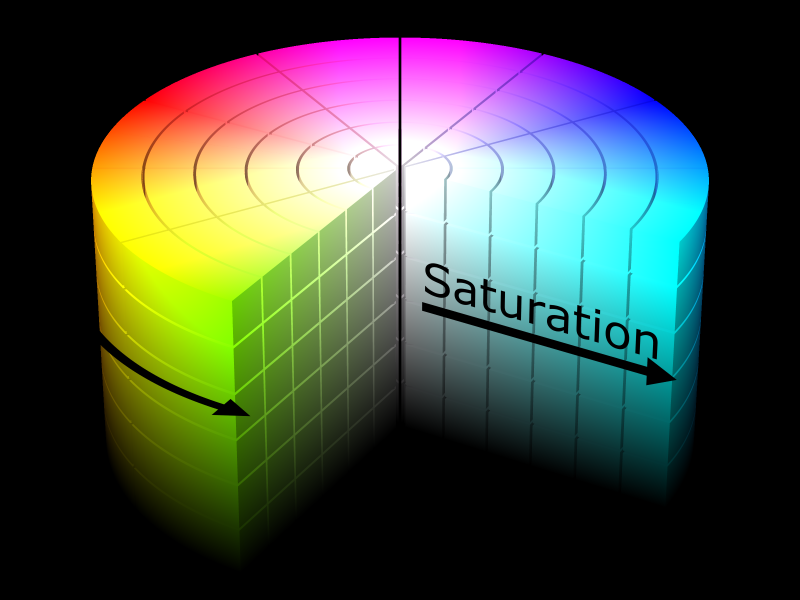
#> input picture HSV Model 1.png, 2400 x 1800 px (shown at 1/3 size)
$ jupyter execute --allow-errors test.ipynb
#> lines starting #> are read from the running program, lines starting #| are printed output that depends on the picture
# Imports

[cell 1]
import cv2 as cv
import shutil
import os
from os import listdir
from os.path import isfile, join
import matplotlib.pyplot as plt
from matplotlib import colors
import numpy as np
import pandas as pd
import time

# Load Image

[cell 2]
# [5 lines left out: function plot, not called in this run]

[cell 3]
img1 = cv.imread('HSV Model 1.png')
#> img1 is the input picture: shape (1800, 2400, 3); mean B, G, R 65, 75.8, 67.3
img2 = cv.imread('HSV Model 2.png')
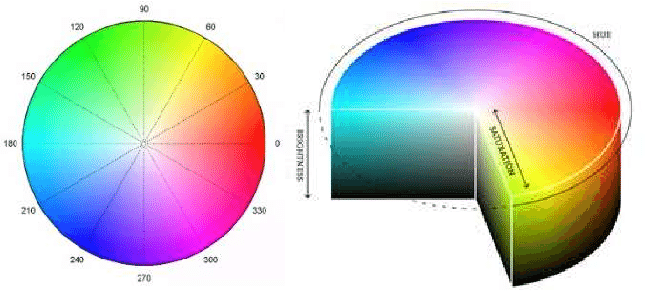
#> input picture HSV Model 2.png, 649 x 291 px
#> img2 is the input picture: shape (291, 649, 3); mean B, G, R 195.2, 193.2, 198.8
img3 = cv.imread('HSV Model 3.jpg')
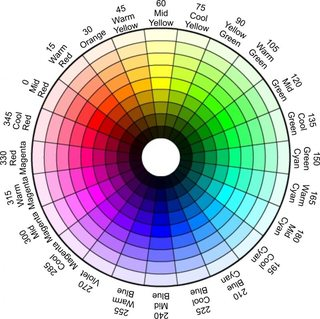
#> input picture HSV model 3.jpg, 320 x 319 px, found by its file name
#> img3 is the input picture: shape (319, 320, 3); mean B, G, R 191.1, 190.6, 190.9
img4 = cv.imread('HSV.tiff')
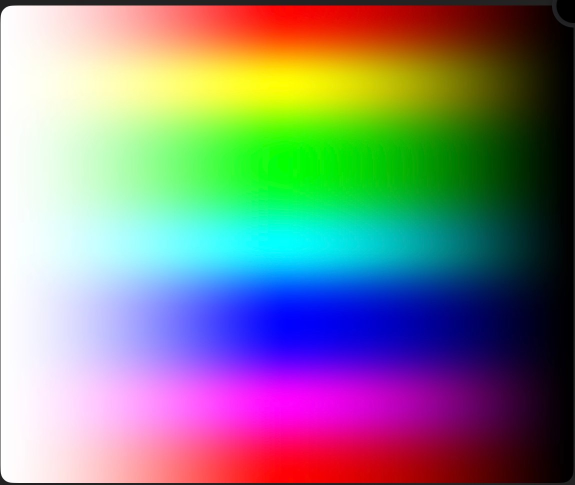
#> input picture HSV.tiff, 1149 x 970 px (shown at 1/2 size)
#> img4 is the input picture: shape (970, 1149, 3); mean B, G, R 131.3, 131.1, 131.3

resized_img1 = cv.resize(img1, (500, 500))
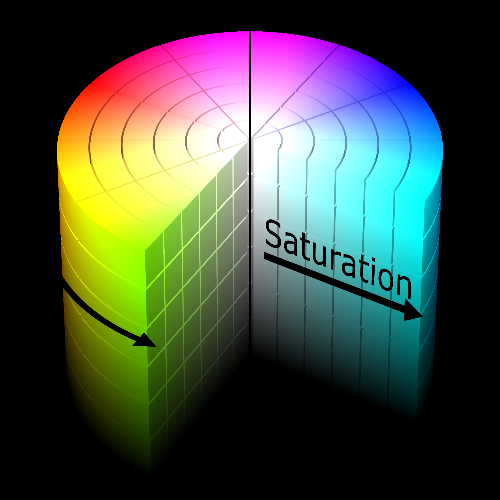
#> resized_img1: shape (500, 500, 3); mean B, G, R 65, 75.8, 67.2
resized_img2 = cv.resize(img2, (500, 500))
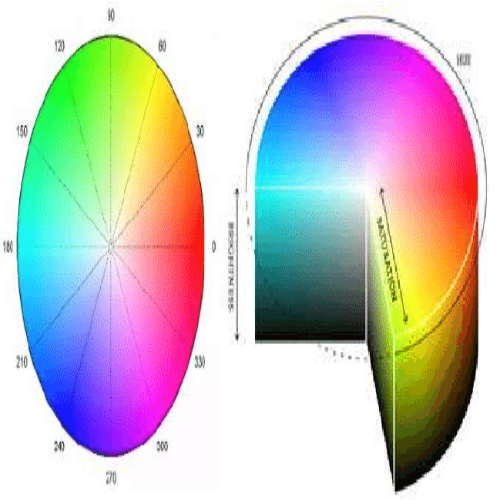
#> resized_img2: shape (500, 500, 3); mean B, G, R 195.2, 193.2, 198.7
resized_img3 = cv.resize(img3, (500, 500))
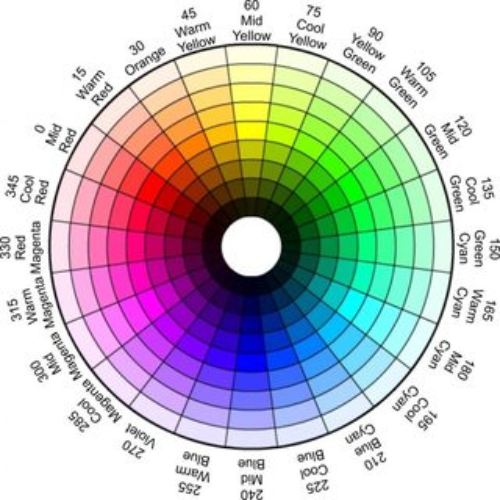
#> resized_img3: shape (500, 500, 3); mean B, G, R 191, 190.5, 190.8

img = np.hstack((resized_img1, resized_img2, resized_img3))
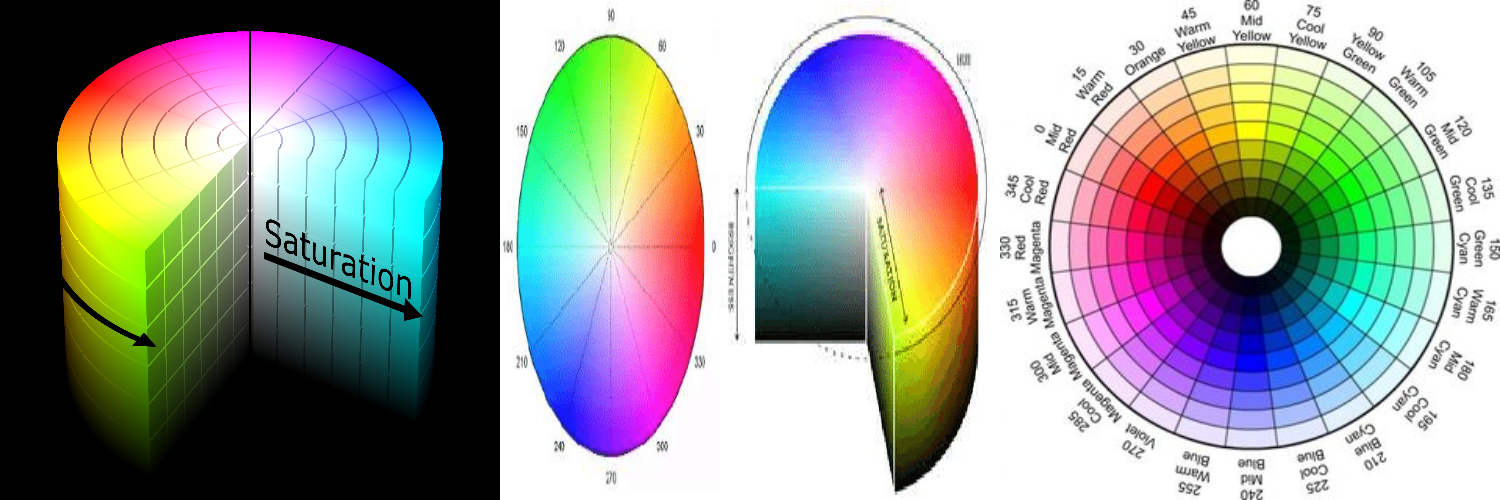
#> img: shape (500, 1500, 3); mean B, G, R 150.4, 153.1, 152.2

yellow_test = cv.imread('yellow_test.png')
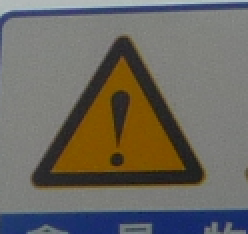
#> input picture yellow_test.png, 124 x 117 px (shown 2 times larger)
#> yellow_test is the input picture: shape (117, 124, 3); mean B, G, R 96.3, 103.8, 107
test_rgb = cv.cvtColor(yellow_test, cv.COLOR_BGR2RGB)

rgb = cv.cvtColor(img, cv.COLOR_BGR2RGB)

[cell 4]
# [18 lines of commented-out code are left out]

[cell 5]
# remove .DS_Store file
mypath = 'tsrd-train'
if os.path.exists(mypath + '/.DS_Store'): os.remove(mypath + '/.DS_Store')

# convert text file to csv file
textFile = 'TsignRecgTrain4170Annotation.txt'
csvFile = 'TSDR_Labels.csv'

header = ['filename', 'width', 'height', 'x1', 'y1', 'x2', 'y2', 'class']
#> (the rest of this cell did not finish here and is left out)

[cell 6]
images = []
#> (the rest of this cell did not finish here and is left out)

# Randomly Choose an image

[cell 7]
def random_img(idx=None, filename=None):

    if filename is None:
        idx = np.random.randint(0, len(data)-1) if idx is None else idx
    else:
        idx = data[data['filename'] == filename].index[0]


    img = images[idx]
    print(f'idx = {idx}')
    return idx, img

#> (the rest of this cell did not finish here and is left out)

# Pre-process

## HSV color range threshold

[cell 8]
# remove small objects
# [6 lines left out: function remove_small_objects, not called in this run]

[cell 9]
# flood fill can be used to fill the holes in the mask

# [11 lines left out: function floodFill, not called in this run]

[cell 10]
# k means clustering
# [27 lines left out: functions k_means, hsv_equalize, not called in this run]

[cell 11]
# Image Preprocessing

########################################################

# [23 lines left out: function preprocessing, not called in this run]

#> (the rest of this cell did not finish here and is left out)

[cell 12]
# [23 lines left out: function red_mask, not called in this run]

#> (the rest of this cell did not finish here and is left out)

plot(cv.cvtColor(img, cv.COLOR_BGR2RGB))

hsv = preprocessing(img)
rgb_ = cv.cvtColor(hsv, cv.COLOR_HSV2RGB)

plot(cv.bitwise_and(rgb_, rgb_, mask=red_mask(hsv)))

# 2748, 3135

[cell 13]
# [18 lines left out: function blue_mask, not called in this run]


#> (the rest of this cell did not finish here and is left out)
